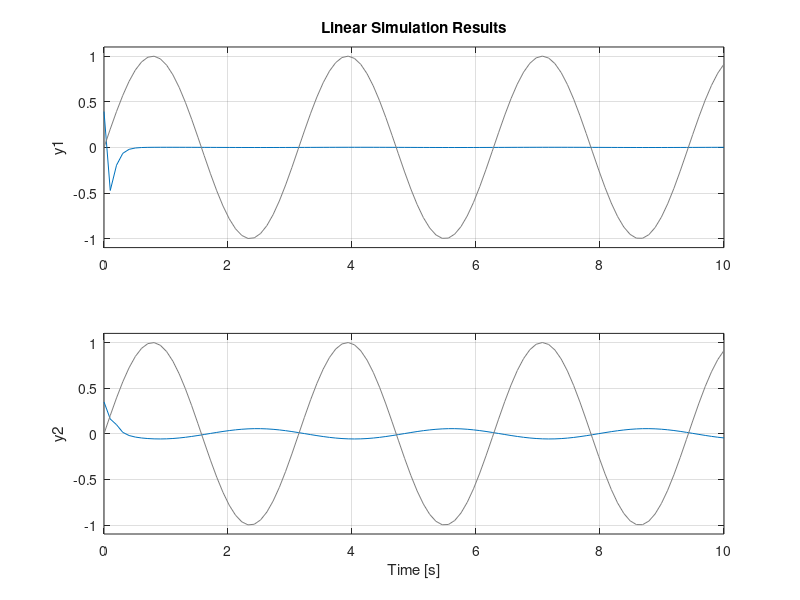

Here is the MATLAB script that generated this plot:
%Problem3
%Assign values to A,B,C,D using values provided by the thesis

A=[-13.692 13.692 128.381;21.023 -21.023 -83.514;1 0 0];
B=[-74.101;113.775;0];
C=[1 0 0;0 1 0];
D=[0;0];
sys=ss(A,B,C,D);
eig(A);
[sys_num,sys_gen]=ss2tf(A,B,C,D);


%Using place function to design a pole placement controller for the system
K=place(A,B,[-70,-10.8,-200]);
x0=[pi/8,pi/9,-pi/3];
sys_ctrl=ss(A-B*K,B,C,D);
t=linspace(0,10);
u=sin(2*t);
lsim(sys_ctrl,u,t,x0)




